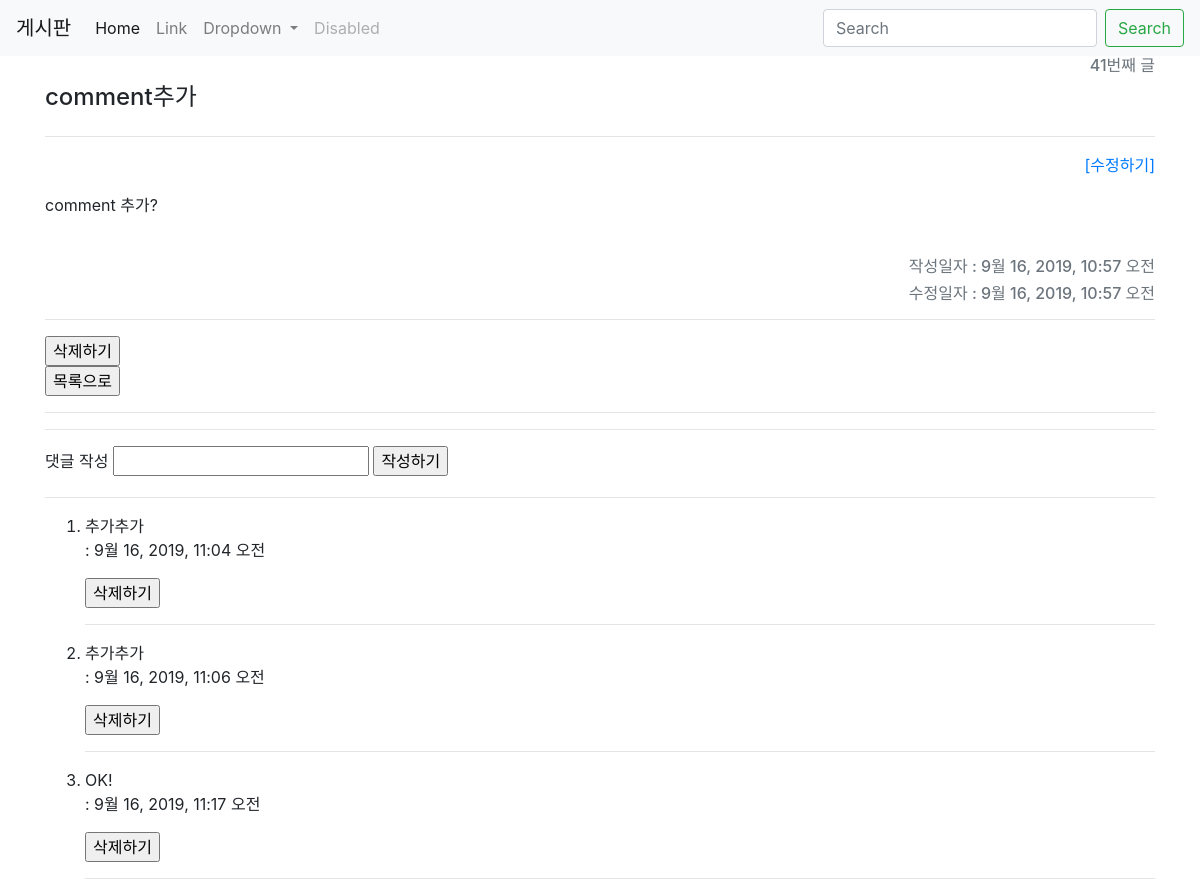
Page /articles/41/ on the earlier database version.
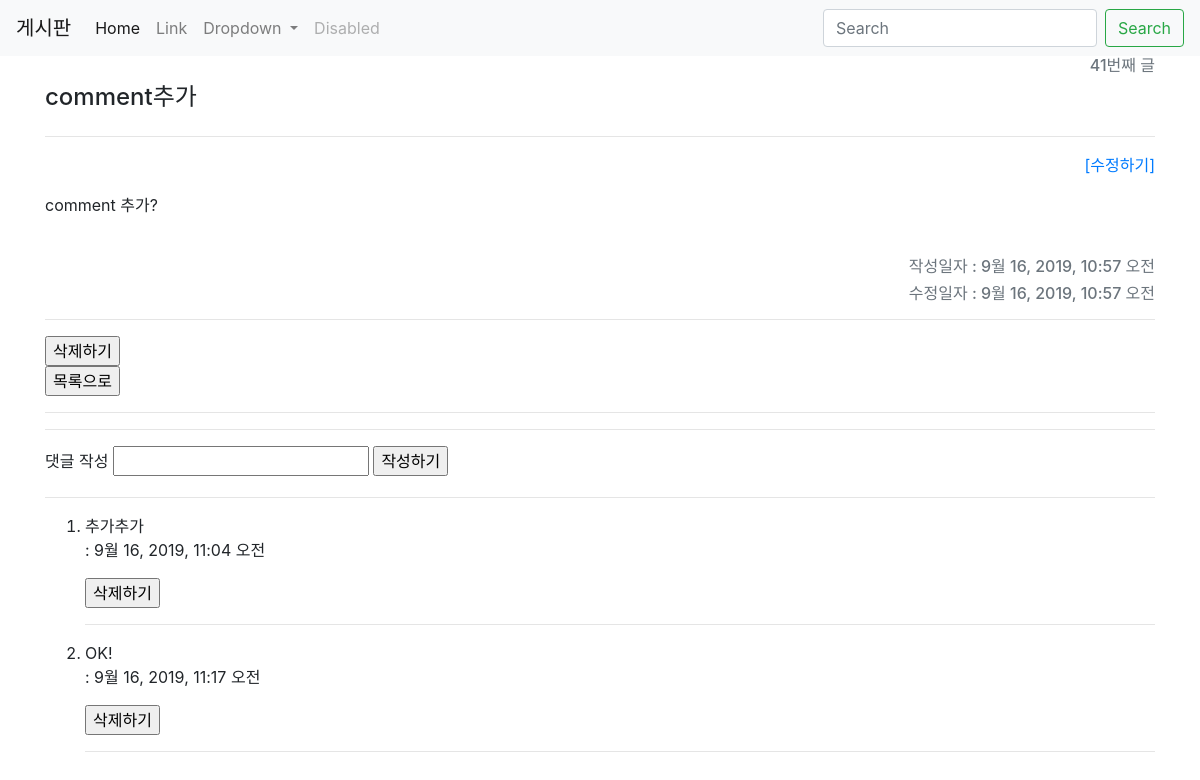
Same page on the later database version.
### articles/models.py (models this page shows)
class Comment(models.Model):
    content = models.CharField(max_length=140)
    created_at = models.DateTimeField(auto_now_add=True)
    article = models.ForeignKey(Article, on_delete=models.CASCADE)

### articles/views.py (the view)
# urls.py: path('<int:article_pk>/', views.detail, name='detail'),
def detail(request, article_pk):
    article = Article.objects.get(pk=article_pk)
    comments = article.comment_set.all()
    context = {
        'article': article,
        'comments': comments,
    }
    return render(request, 'articles/detail.html', context)

### articles/templates/articles/detail.html (shortened to what this page needs)
{% extends 'articles/base.html' %}
{% block body %}
  <div><h6 class="text-right text-secondary">{{ article.id }}번째 글 </h6></div>
  <h4 style="display:inline-block;"> {{ article.title }}</h4>
  <hr>
  <p  class="text-right">
    <a href="{% url 'articles:update' article.pk %}" class="text-right ml-auto">[수정하기]</a>
  </p>
  <div><p>{{ article.content }}</p></div>
  <br>
  <h6 class="text-right text-secondary ml-auto inline">작성일자 : {{ article.created_at }}</h6>
  <h6 class="text-right text-secondary">수정일자 : {{ article.updated_at }}</h6>
  <hr>
  <form action="{% url 'articles:delete' article.pk %}" method="POST" onclick="return confirm('REALLY DELETE?')">
    <input type="submit" value="삭제하기">
  </form>
  <form action="{% url 'articles:index' %}">
    <input type="submit" value="목록으로">
  </form>
  <hr>
  <hr>
  <form action="{% url 'articles:comment_create' article.pk %}" method="POST">
    <label for="content">댓글 작성</label>
    <input type="text" id="content" name="content">
    <input type="submit" value="작성하기">
  </form>
  <hr>
  <ol>
    {% for comment in comments %}
      <li>{{comment.content}}</li>
      <p> : {{comment.created_at}}</p>
      <form action="{% url 'articles:comment_delete' article.pk comment.pk %}" method="POST" onclick="return confirm('REALLY DELETE?')">
    <input type="submit" value="삭제하기">
  </form>
      <hr>
    {% empty %}
      <p>댓글이 없습니다.</p>
    {% endfor %}
  </ol>
{% endblock %}

Differences in the rows shown:
removed Comment: content "추가추가", created_at "9월 16, 2019, 11:06 오전"
